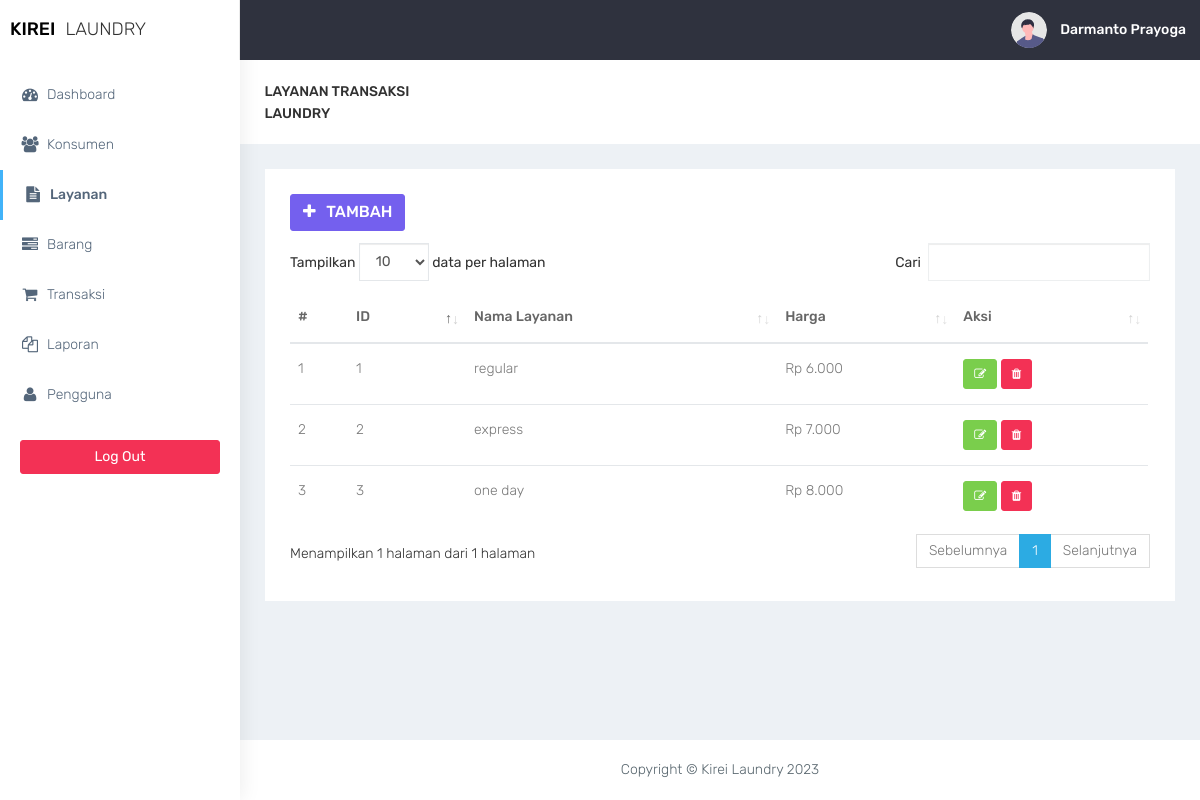
The app's page /layanan/layanan.php (signed in), older data.
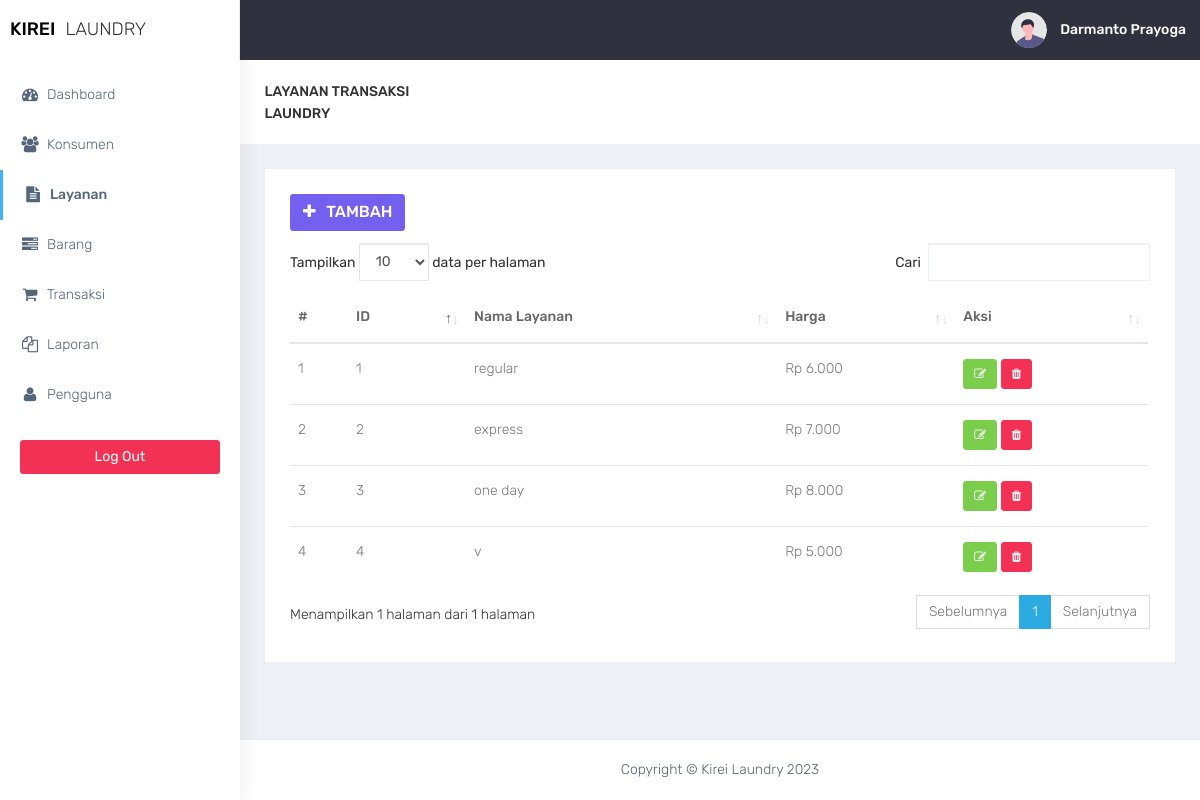
The same page, newer data.
### tables this page shows
CREATE TABLE `layanan` (
  `id_layanan` int(11) NOT NULL,
  `nm_layanan` varchar(30) NOT NULL,
  `harga` int(11) NOT NULL
);

### layanan/layanan.php (the view, shortened to what this page needs)
<?php
require '../functions.php';
require '../layout/layout_header.php';
?>
<div class="container-fluid">
    <div class="row bg-title">
        <div class="col-lg-3 col-md-4 col-sm-4 col-xs-12">
            <h4 class="page-title">layanan Transaksi Laundry</h4>
        </div>
    </div>
    <div class="row">
        <div class="col-md-12 col-lg-12 col-sm-12">
            <div class="white-box">
                <div class="row">
                    <div class="col-md-6">
                        <a href="layanan-tambah.php" class="btn btn-primary box-title"><i class="fa fa-plus fa-fw"></i> Tambah</a>
                    </div>
                </div>
                <?php
                if ($conn->connect_errno == 0) {
                    $sql = "SELECT * FROM layanan";
                    $res = $conn->query($sql);
                    if ($res) {
                ?>
                        <div class="table-responsive">
                            <table class="table" id="table">
                                <thead>
                                    <tr>
                                        <th>#</th>
                                        <th>ID</th>
                                        <th>Nama Layanan</th>
                                        <th>Harga</th>
                                        <th>Aksi</th>
                                    </tr>
                                </thead>
                                <tbody>
                                    <?php
                                    $data = $res->fetch_all(MYSQLI_ASSOC);
                                    foreach ($data as $row) {
                                    ?>
                                        <tr>
                                            <td></td>
                                            <td><?= $row['id_layanan']; ?></td>
                                            <td><?= $row['nm_layanan']; ?></td>
                                            <td>Rp <?= number_format($row['harga'], 0, ',', '.'); ?></td>
                                            <td>
                                                <a href="layanan-ubah.php?id_layanan=<?php echo $row["id_layanan"]; ?>" class="btn btn-success btn-sm" title="Ubah">
                                                    <i class="fa fa-pencil-square-o"></i>
                                                </a>
                                                <a href="layanan-hapus.php?id_layanan=<?php echo $row["id_layanan"];?>"  class="btn btn-danger btn-sm delete-data">
                                                    <i class="fa fa-trash"></i>
                                                </a>
                                            </td>
                                        </tr>
                                    <?php
                                    }
                                    ?>
                                </tbody>
                            </table>
                    <?php
                    } else
                        echo "Gagal Eksekusi SQL" . (DEVELOPMENT ? " : " . $conn->error : "") . "<br>";
                } else
                    echo "Gagal koneksi" . (DEVELOPMENT ? " : " . $conn->connect_error : "") . "<br>";
                    ?>
                        </div>
            </div>
        </div>
    </div>
</div>
<?php
require '../layout/layout_footer.php';
?>

Row changes from the older to the newer data that the page shows:
added layanan: id_layanan "4", nm_layanan "v", harga "5.000"
